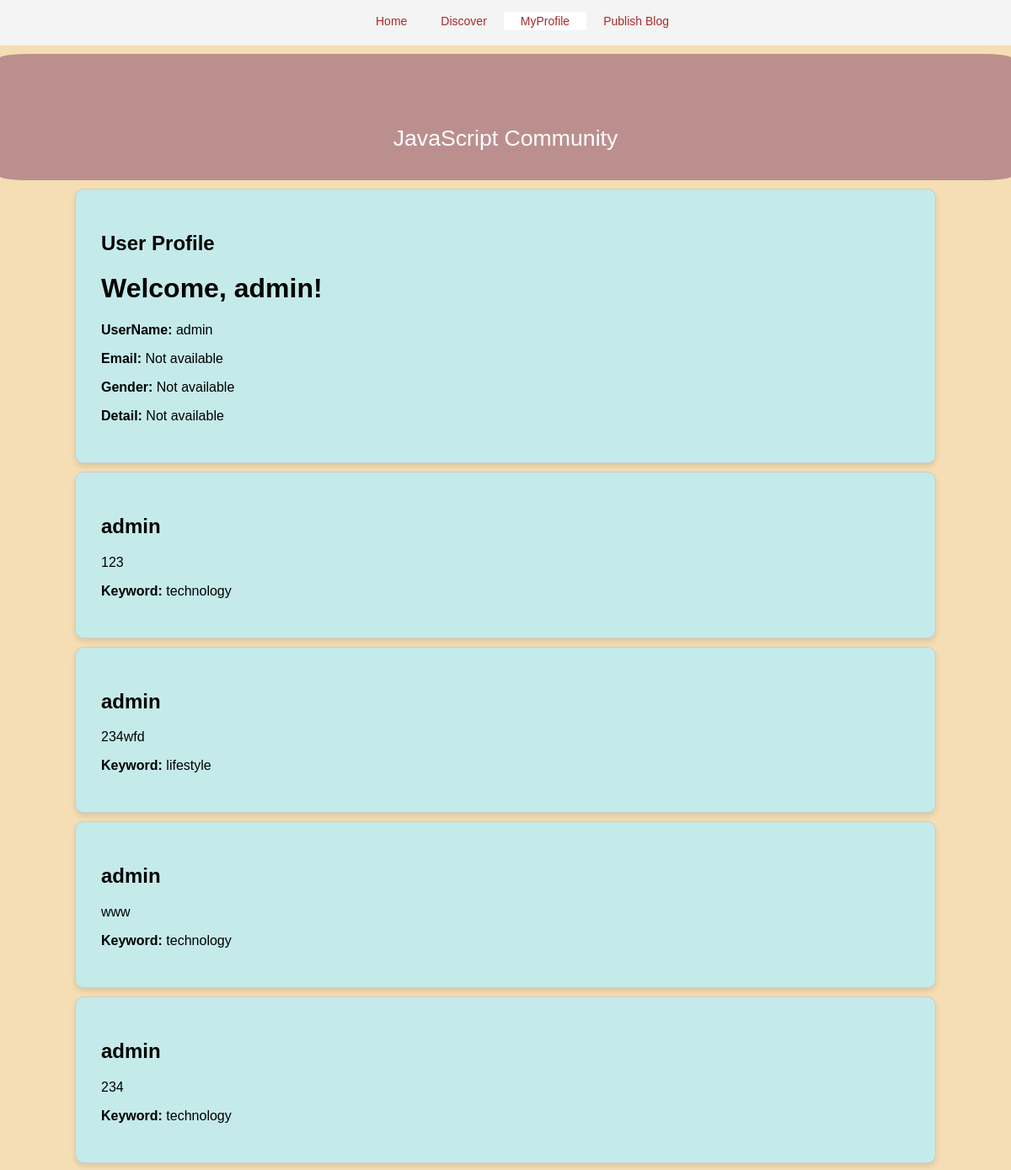
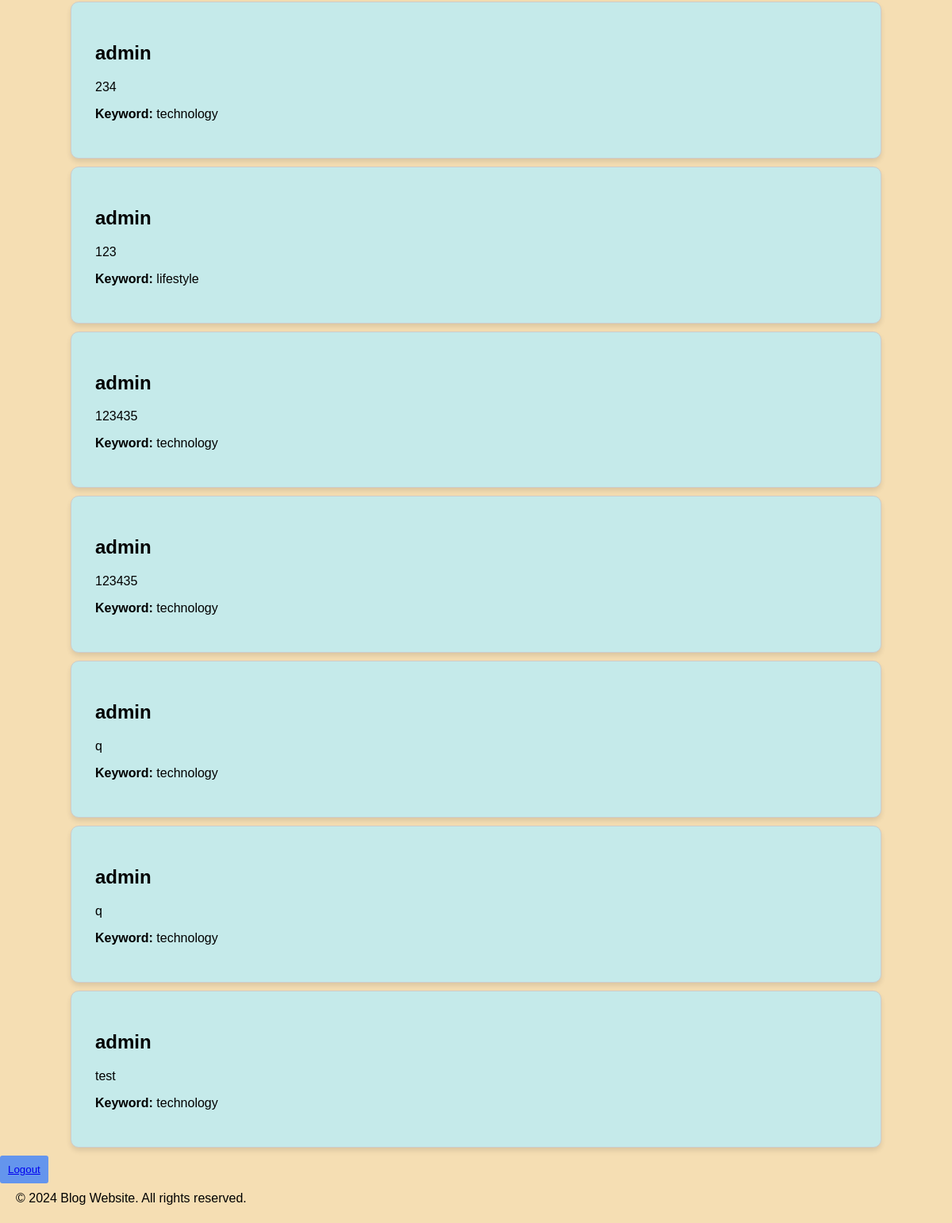
Page /profile.php (signed in) on the committed database (2 pictures, top to bottom).
### tables this page shows
CREATE TABLE `user_login` (
  `username` varchar(50) NOT NULL,
  `password` varchar(50) NOT NULL,
  `email` varchar(40) DEFAULT NULL,
  `gender` varchar(10) DEFAULT NULL,
  `age` int(11) DEFAULT NULL,
  `detail` text DEFAULT NULL
);

CREATE TABLE `blog_content` (
  `id` int(11) NOT NULL,
  `time` date NOT NULL DEFAULT current_timestamp(),
  `author` varchar(20) NOT NULL,
  `keyword` varchar(30) NOT NULL,
  `content` text NOT NULL
);

### profile.php (the view, shortened to what this page needs)
<?php
$username = $_SESSION['username'];
$conn = db_connect();
$sql = "SELECT email, gender, detail FROM user_login WHERE username = ?";
$stmt = $conn->prepare($sql);
$stmt->bind_param("s", $username);
$stmt->execute();
$result = $stmt->get_result();
$userData = $result->fetch_assoc();
if (!empty($username)) {
    $sql = "SELECT * FROM blog_content WHERE author = '$username'";
}
$htmlOutput = "";
$result = $conn->query($sql);
if ($result->num_rows > 0) {
    while($row = $result->fetch_assoc()) {
        $htmlOutput .= "<div class='card'>";
        $htmlOutput .= "<h2>" . htmlspecialchars($row["author"]) . "</h2>";
        $htmlOutput .= "<p>" . htmlspecialchars($row["content"]) . "</p>";
        $htmlOutput .= "<p><b>Keyword:</b> " . htmlspecialchars($row["keyword"]) . "</p>";
        $htmlOutput .= "</div>";
    }
} else {
    $htmlOutput = "<p>No results found</p>";
}
?>
<!DOCTYPE html>
<html lang="en">
<head>
    <link rel="stylesheet" href="index.css">
</head>
<body>
    <div class="topnav">
        <ul>
            <li><a href="./index.php">Home</a></li>
            <li><a href="./discovery.php">Discover</a></li>
            <li><a class="active">MyProfile</a></li>
            <li><a href="./post.php">Publish Blog</a></li>
        </ul>
    </div>
    <div class="toppicture">
        <p>JavaScript Community</p>
    </div>
    <div class="container1">
     <div class="left">
        <div class="card">
            <h2>User Profile</h2>
            <h1>Welcome, <?php echo htmlspecialchars($username); ?>!</h1>
            <p><strong>UserName:</strong> <?php echo htmlspecialchars($username); ?></p>
            <p><strong>Email:</strong> <?php echo htmlspecialchars($userData['email'] ?? 'Not available'); ?></p>
            <p><strong>Gender:</strong> <?php echo htmlspecialchars($userData['gender'] ?? 'Not available'); ?></p>
            <p><strong>Detail:</strong> <?php echo htmlspecialchars($userData['detail'] ?? 'Not available'); ?></p>
    </div>
    <div class="right">
        <?php echo $htmlOutput; ?>
    </div>
    <button><a href="logout.php">Logout</a></button>
    </div>
    <?php include('footer.php')?>
</body>
</html>

### footer.php
<footer>
  &copy; <?php echo date('Y'); ?> Blog Website. All rights reserved.
</footer>
</body>
</html>

### index.css (style rules this page uses)
.toppicture { background-color: rosybrown; width: 100%; height: 150px; border-radius: 3%; }
.toppicture p { color: white; text-align: center; line-height: 200px; font-size: 20pt; margin: 10px auto; }
body { font-family: Arial, sans-serif; margin: 0; padding: 0; background-color: wheat; color: black; }
.card { background-color: #c5eaea; border-radius: 10px; padding: 30px; margin: 10px auto; border: 1px solid #ccc; box-shadow: 0 4px 6px rgba(0, 0, 0, 0.1); max-width: 80%; }
.topnav { background-color: #f4f4f4; overflow: hidden; text-align: center; font-family: Tahoma, Arial, sans-serif; width: 100%; }
.topnav ul { display: inline-block; list-style-type:none; }
.topnav li { float: left; }
.topnav a { color: brown; text-align: center; padding: 3px 20px; text-decoration: none; font-size: 14px; }
.topnav a.active { background-color: white; color: brown; }
footer { width: 940px; height: 20px; margin: 0 0 10px 0; padding: 10px 20px; color: black; }
button { background-color: cornflowerblue; color: black; padding: 10px; border: none; border-radius: 3px; cursor: pointer; }

### rows in the picture
user_login: email "Not available", gender "Not available", detail "Not available"
blog_content: author "admin", content "123", keyword "technology"
blog_content: author "admin", content "234wfd", keyword "lifestyle"
blog_content: author "admin", content "www", keyword "technology"
blog_content: author "admin", content "234", keyword "technology"
blog_content: author "admin", content "234", keyword "technology"
blog_content: author "admin", content "123", keyword "lifestyle"
blog_content: author "admin", content "123435", keyword "technology"
blog_content: author "admin", content "123435", keyword "technology"
blog_content: author "admin", content "q", keyword "technology"
blog_content: author "admin", content "q", keyword "technology"
blog_content: author "admin", content "test", keyword "technology"

### other values in the picture
$username "admin"
